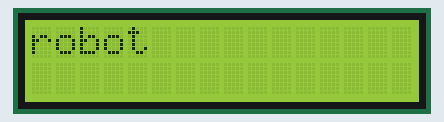
Recording of a sketch running on a simulated Arduino Uno, built with avr-gcc and run on an emulated ATmega328P. On the bench: 16×2 character LCD.

Above: at 0.1 s.
At 2.1 s:
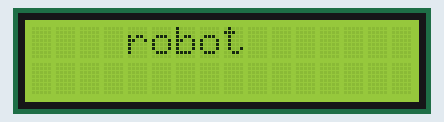
At 4.6 s:
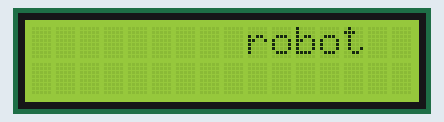
At 8.7 s:
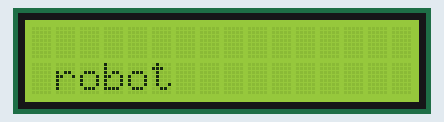
At 12.7 s:
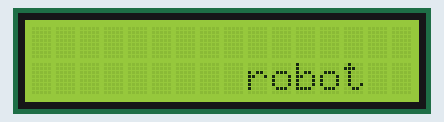
At 17.2 s:
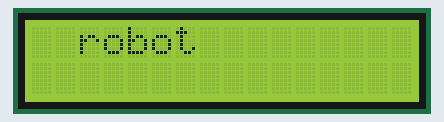

The sketch:

lcd_scrol.ino
```cpp
#include <LiquidCrystal.h>
LiquidCrystal Lcd(13,12,8,7,4,2);
int i,a;
void setup()
{
 Lcd.begin(16,2);
}
 void loop()
 {
  for(i=0;i<2;i++)
 {
  for(a=0;a<16;a++)
 {
  Lcd.setCursor(a,i);
  Lcd.print("robot");
  delay(500);
  Lcd.clear();
 }
 }
 }
```

Measured:
- by itself, everything shown: repeats every 16.1 s, in 33 steps
- what the display in image 1 shows lasts 0.5 s, from 2.1 s to 2.6 s
